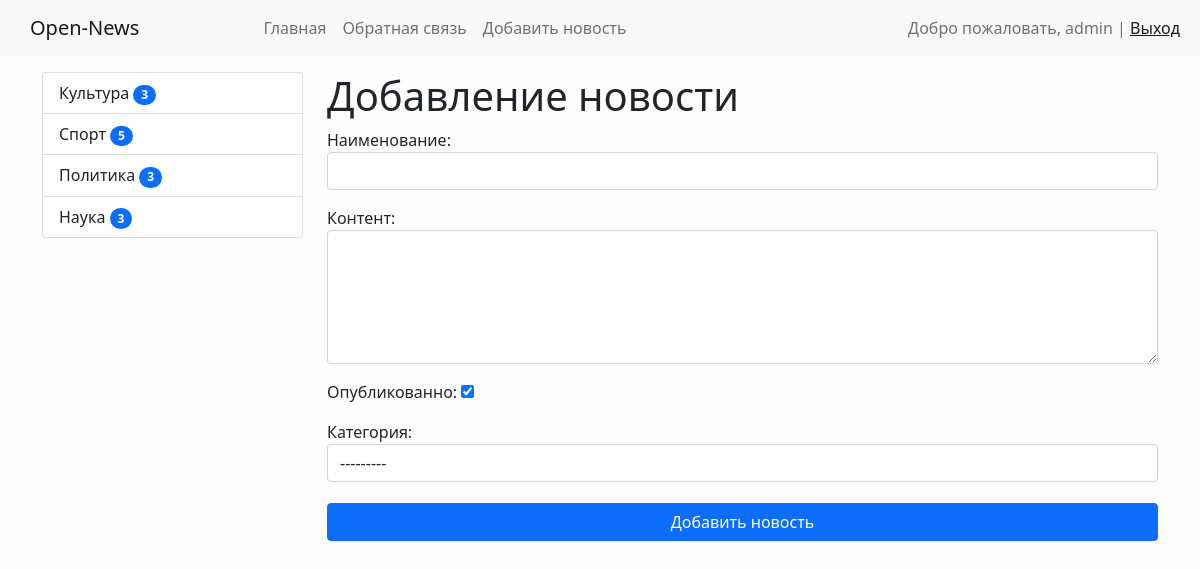
The app's page /news/add-news/ (signed in) with its own data.
### news/models.py (models this page shows)
class Category(models.Model):
    title = models.CharField(max_length=150, db_index=True, verbose_name='Наименование категории')
    class Meta:
        verbose_name = 'Категорию'
        verbose_name_plural = 'Категории'
        ordering = ['title']
    def __str__(self):
        return self.title
    def get_absolute_url(self):
        return reverse('category', kwargs={'category_id': self.pk})

### news/views.py (the view)
# urls.py: path('news/add-news/', CreateNews.as_view(), name='add_news'),
class CreateNews(LoginRequiredMixin, CreateView):
    form_class = NewsForm
    template_name = 'news/add_news.html'
    raise_exception = True

### news/forms.py (shortened to what this page needs)
class NewsForm(forms.ModelForm):
    class Meta:
        model = News
        fields = ['title', 'content', 'is_published', 'category']
        widgets = {
            'title': forms.TextInput(attrs={'class': 'form-control'}),
            'content': forms.Textarea(attrs={'class': 'form-control', 'rows': 5}),
            'category': forms.Select(attrs={'class': 'form-control'}),
        }

### news/templatetags/news_tags.py (called while the page is built)
@register.inclusion_tag('news/list_categories.html')
def show_categories():
    categories = Category.objects.annotate(cnt=Count('news', filter=F('news__is_published'))).filter(cnt__gt=0)
    return {'categories': categories}

### news/templates/news/add_news.html (shortened to what this page needs)
{% extends 'base.html' %}
{% block sidebar %}
    {% include 'inc/_sidebar.html' %}
{% endblock %}
{% block content %}
    <h1>Добавление новости</h1>
    <form action="{% url 'add_news' %}" method="post">
        {{ form.as_p }}
        <button type="submit" class="btn btn-primary" style="width: 100%;margin: 5px auto;">Добавить новость</button>
    </form>
{% endblock %}

### templates/inc/_nav.html (shortened to what this page needs)
<nav class="navbar navbar-expand-lg navbar-light bg-light">
    <a style="padding-right: 100px; padding-left: 30px;" class="navbar-brand" href="{% url 'home' %}">Open-News</a>
    <div class="collapse navbar-collapse" id="navbarSupportedContent">
        <ul class="navbar-nav mr-auto">
            <li class="nav-item"><a class="nav-link" href="{% url 'home' %}">Главная</a></li>
            <li class="nav-item"><a class="nav-link" href="{% url 'contact' %}">Обратная связь</a></li>
            {% if request.user.is_authenticated %}
                <li class="nav-item"><a class="nav-link" href="{% url 'add_news' %}">Добавить новость</a></li>
            {% endif %}
        </ul>
        <span class="navbar-text position-absolute text-opacity-25 end-0">
        {% if request.user.is_authenticated %}
            Добро пожаловать, {{ user.username }} | <a style="padding-right: 20px;" href="{% url 'logout' %}">Выход</a>
        {% else %}
            <a href="{% url 'register' %}">Register</a> | <a style="padding-right: 20px;" href="{% url 'login' %}">Login</a>
        {% endif %}
        </span>
    </div>
</nav>

### news/templates/news/list_categories.html
<div class="list-group">
    {% for item in categories %}
        <a href="{{ item.get_absolute_url }}"
           class="list-group-item list-group-item-action">{{ item.title }}
            <span class="badge bg-primary rounded-pill">{{ item.cnt }}</span></a>
    {% endfor %}
</div>

### testsite/static/css/style.css (style rules this page uses)
body { background-color: #fefefe; }

### records on screen
Category: title "Культура", cnt "3"
Category: title "Спорт", cnt "5"
Category: title "Политика", cnt "3"
Category: title "Наука", cnt "3"

### other values on screen
{{ user.username }} "admin"
